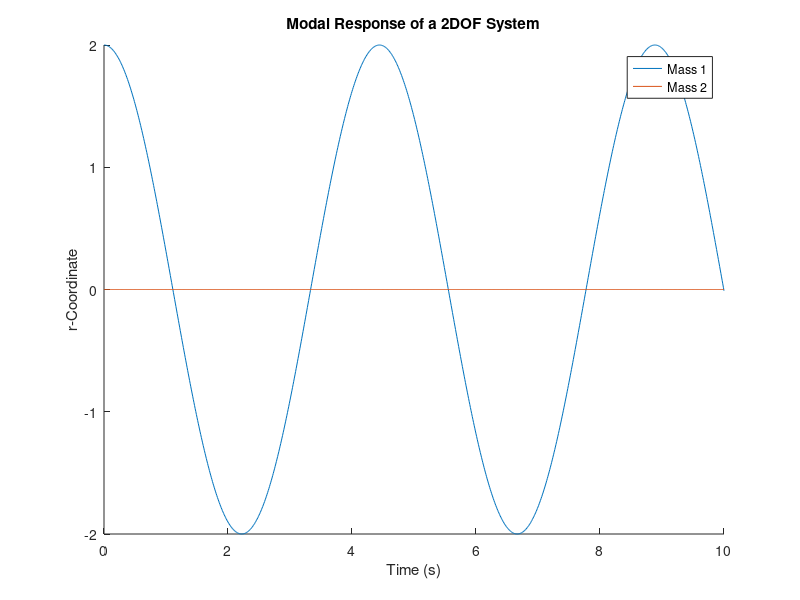
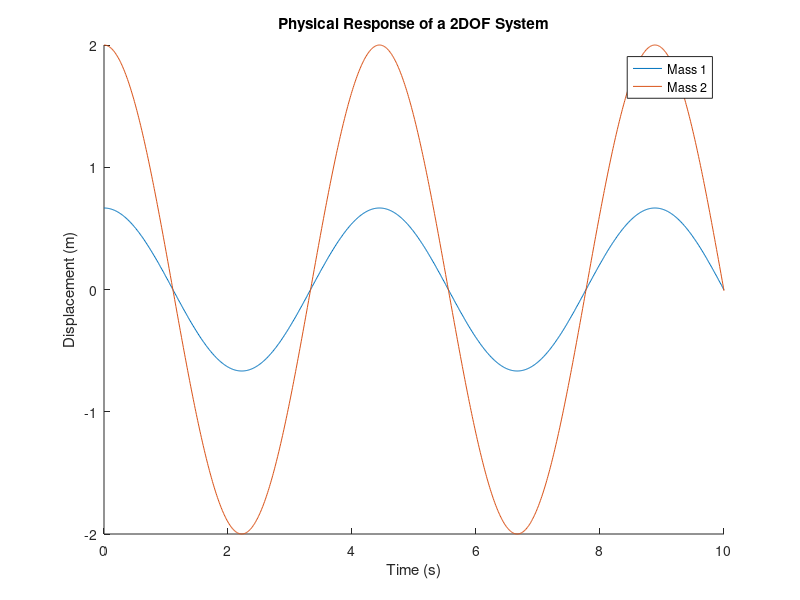

Reproduce these figures in MATLAB, in order.
clear all; close all;
clc

t = 0:0.01:10;
r1 = 2.*cos(sqrt(2).*t);
r2 = 0.*t;

x1 = (2/3).*cos(sqrt(2).*t);
x2 = 2.*cos(sqrt(2).*t);

figure(1)
hold on
plot(t,r1);
plot(t,r2);
title('Modal Response of a 2DOF System');
xlabel('Time (s)');
ylabel('r-Coordinate');
legend('Mass 1','Mass 2');

figure(2)
hold on
plot(t,x1)
plot(t,x2)
title('Physical Response of a 2DOF System');
xlabel('Time (s)');
ylabel('Displacement (m)');
legend('Mass 1','Mass 2');